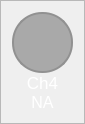
                     <widget class="QFrame" name="frame_ch4">
                      <property name="maximumSize">
                       <size>
                        <width>80</width>
                        <height>150</height>
                       </size>
                      </property>
                      <property name="styleSheet">
                       <string notr="true">QFrame{
	
	border-color: rgb(255, 98, 92);
}

QLabel{
	color: #FFF;
}</string>
                      </property>
                      <property name="frameShape">
                       <enum>QFrame::StyledPanel</enum>
                      </property>
                      <property name="frameShadow">
                       <enum>QFrame::Raised</enum>
                      </property>
                      <layout class="QVBoxLayout" name="verticalLayout_10">
                       <property name="spacing">
                        <number>0</number>
                       </property>
                       <item>
                        <widget class="QFrame" name="frame_ch4_color">
                         <property name="sizePolicy">
                          <sizepolicy hsizetype="Fixed" vsizetype="Fixed">
                           <horstretch>0</horstretch>
                           <verstretch>0</verstretch>
                          </sizepolicy>
                         </property>
                         <property name="minimumSize">
                          <size>
                           <width>61</width>
                           <height>61</height>
                          </size>
                         </property>
                         <property name="maximumSize">
                          <size>
                           <width>1000</width>
                           <height>61</height>
                          </size>
                         </property>
                         <property name="sizeIncrement">
                          <size>
                           <width>1</width>
                           <height>1</height>
                          </size>
                         </property>
                         <property name="styleSheet">
                          <string notr="true">border: 2px solid rgb(145, 145, 145);
border-radius: 30px;
background-color: rgb(169, 169, 169)</string>
                         </property>
                         <property name="frameShape">
                          <enum>QFrame::StyledPanel</enum>
                         </property>
                         <property name="frameShadow">
                          <enum>QFrame::Raised</enum>
                         </property>
                        </widget>
                       </item>
                       <item>
                        <widget class="QLabel" name="label_ch4">
                         <property name="minimumSize">
                          <size>
                           <width>61</width>
                           <height>0</height>
                          </size>
                         </property>
                         <property name="maximumSize">
                          <size>
                           <width>16777215</width>
                           <height>30</height>
                          </size>
                         </property>
                         <property name="font">
                          <font>
                           <pointsize>13</pointsize>
                           <weight>50</weight>
                           <italic>false</italic>
                           <bold>false</bold>
                          </font>
                         </property>
                         <property name="text">
                          <string>Ch4</string>
                         </property>
                         <property name="alignment">
                          <set>Qt::AlignCenter</set>
                         </property>
                        </widget>
                       </item>
                       <item>
                        <widget class="QLabel" name="label_ch4_value">
                         <property name="minimumSize">
                          <size>
                           <width>61</width>
                           <height>0</height>
                          </size>
                         </property>
                         <property name="maximumSize">
                          <size>
                           <width>16777215</width>
                           <height>30</height>
                          </size>
                         </property>
                         <property name="font">
                          <font>
                           <pointsize>12</pointsize>
                           <weight>50</weight>
                           <italic>false</italic>
                           <bold>false</bold>
                          </font>
                         </property>
                         <property name="styleSheet">
                          <string notr="true">font:12pt</string>
                         </property>
                         <property name="text">
                          <string>NA</string>
                         </property>
                         <property name="alignment">
                          <set>Qt::AlignCenter</set>
                         </property>
                        </widget>
                       </item>
                      </layout>
                     </widget>
